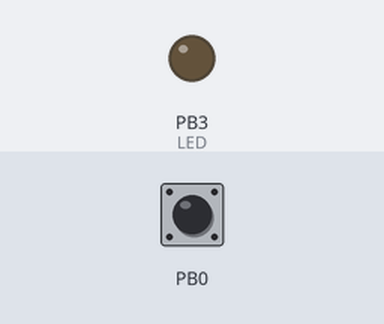
Simulated run of this program. Board: ATtiny13, built with avr-gcc and emulated at 1.2 MHz. Parts: output pins drawn as LEDs (lit = HIGH). Dashed ring = blinking. Inputs (shaded band) come from the test bench; at power-on: PB0 HIGH.

Above: at 1.2 s.
1.3 s: PB0 pulled LOW for 1 s
At 1.42 s:
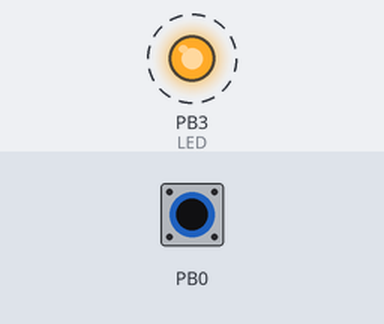
3.8 s: PB0 pulled LOW for 3.2 s
At 7.4 s:
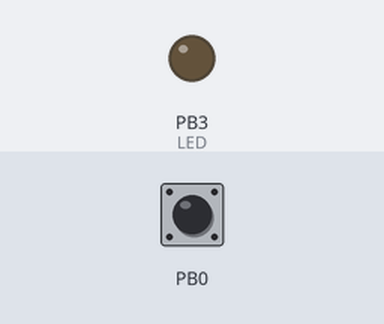
Timing chart, 0 to 8.9 s (numbered marks = the images above; inputs shaded):
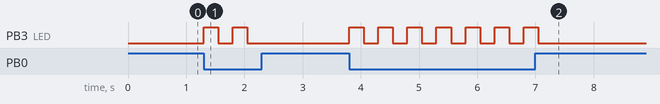

The program:

main.c
```c
/*
 * Button. Press the button to activate the blinking LED
 * Created: 23.05.2015 23:14:09
 * Author: Aleksey M.
 * MCU Atmel ATtiny13
 * Tested: YES
 */

#define F_CPU 1200000UL
#include <avr/io.h>
#include <util/delay.h>

#define LED_ON PORTB |= (1 << PB3)  // Set HI
#define LED_OF PORTB &= ~(1 << PB3) // Set LO

// Configuration
void initIO() {
  DDRB = 0x8;
  PORTB = 0x37;
}

int main(void) {
  initIO();

  while (1) {
    if (!(PINB & (1 << PB0))) {
      LED_ON;
      _delay_ms(250);
      LED_OF;
      _delay_ms(250);
    }
  }

  return 0;
}

/*
# Comments:
===================================
## What does the program do?
It is a classic the button activated "hello world" program for microcontrollers.

Circuit connections:
Define direction for port pins
'0' - input, '1' - output, unused '*' pins config to 'inputs' with enabled
internal pull-up resistors

PB0 - Button - GND
PB1 - *
PB2	- *
PB3 - LED - 2,2k - GND
PB4 - *
PB5 - Reset (input)
PB6, PB7 are Read-only bits

## Notes:
Here is another way that makes code more readable and simple. The C Preprocessor
will replace #define LED_ON with the value of PORTB |= (1<<PB0) when compilation
is started.

The button is on PB0 with an internal pullup resistor to VCC, when a button is
pressed a logic level will change from 1 to 0. Conditions in parentheses of the
function require a logic "true" for executing code in the "{}".

The (PINB & (1<<PB1)) equal to '1' as logic 'true' if a button is not pressed
and that's why we should use "!" to reverse it.

AND operation:
PINB 			1010 1110 (Let's assume that represents the register)
(1<<PB1)	0000 0010
          ---------
BTN       0000 0010 '> 1'

AND operation:
PINB 			1010 1100
(1<<PB1)	0000 0010
          ---------
BTN       0000 0000 '0'

# Conclusions
===================================
Run this code and find what behavior is expected and what we got.
*/
```

Measured:
- after the input at 1.3 s, PB3 (LED): alternates HIGH for 0.25 s and LOW for 0.25 s, 4 changes in all, then stays LOW, starting at once
- after the input at 3.8 s, PB3 (LED): alternates HIGH for 0.25 s and LOW for 0.25 s, 14 changes in all, then stays LOW, starting at once
